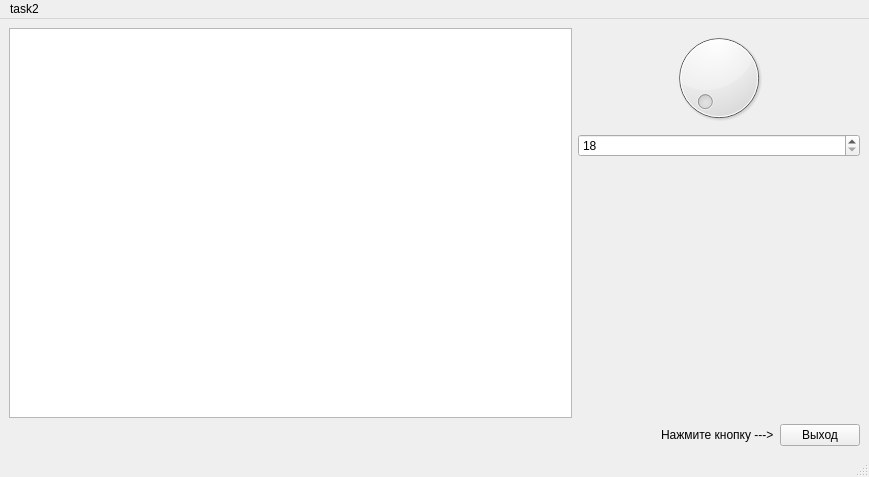
<?xml version="1.0" encoding="UTF-8"?>
<ui version="4.0">
 <class>MainWindow</class>
 <widget class="QMainWindow" name="MainWindow">
  <property name="geometry">
   <rect>
    <x>0</x>
    <y>0</y>
    <width>869</width>
    <height>477</height>
   </rect>
  </property>
  <property name="windowTitle">
   <string>MainWindow</string>
  </property>
  <widget class="QWidget" name="centralwidget">
   <layout class="QGridLayout" name="gridLayout">
    <item row="1" column="0" colspan="3">
     <layout class="QHBoxLayout" name="horizontalLayout">
      <item>
       <spacer name="horizontalSpacer">
        <property name="orientation">
         <enum>Qt::Horizontal</enum>
        </property>
        <property name="sizeHint" stdset="0">
         <size>
          <width>40</width>
          <height>20</height>
         </size>
        </property>
       </spacer>
      </item>
      <item>
       <widget class="QLabel" name="label">
        <property name="text">
         <string>Нажмите кнопку ---&gt;</string>
        </property>
       </widget>
      </item>
      <item>
       <widget class="QPushButton" name="pushButton">
        <property name="text">
         <string>Выход</string>
        </property>
       </widget>
      </item>
     </layout>
    </item>
    <item row="0" column="0" colspan="2">
     <widget class="QTextEdit" name="textEdit"/>
    </item>
    <item row="2" column="0" colspan="3">
     <layout class="QHBoxLayout" name="horizontalLayout_3"/>
    </item>
    <item row="0" column="2">
     <layout class="QVBoxLayout" name="verticalLayout">
      <item>
       <widget class="QDial" name="dial">
        <property name="minimum">
         <number>18</number>
        </property>
       </widget>
      </item>
      <item>
       <widget class="QSpinBox" name="spinBox">
        <property name="minimum">
         <number>18</number>
        </property>
       </widget>
      </item>
      <item>
       <spacer name="verticalSpacer">
        <property name="orientation">
         <enum>Qt::Vertical</enum>
        </property>
        <property name="sizeHint" stdset="0">
         <size>
          <width>20</width>
          <height>40</height>
         </size>
        </property>
       </spacer>
      </item>
     </layout>
    </item>
   </layout>
  </widget>
  <widget class="QMenuBar" name="menubar">
   <property name="geometry">
    <rect>
     <x>0</x>
     <y>0</y>
     <width>869</width>
     <height>22</height>
    </rect>
   </property>
   <widget class="QMenu" name="menutask2">
    <property name="title">
     <string>task2</string>
    </property>
   </widget>
   <addaction name="menutask2"/>
  </widget>
  <widget class="QStatusBar" name="statusbar"/>
 </widget>
 <resources/>
 <connections>
  <connection>
   <sender>dial</sender>
   <signal>valueChanged(int)</signal>
   <receiver>spinBox</receiver>
   <slot>setValue(int)</slot>
   <hints>
    <hint type="sourcelabel">
     <x>482</x>
     <y>93</y>
    </hint>
    <hint type="destinationlabel">
     <x>462</x>
     <y>151</y>
    </hint>
   </hints>
  </connection>
  <connection>
   <sender>spinBox</sender>
   <signal>valueChanged(int)</signal>
   <receiver>dial</receiver>
   <slot>setValue(int)</slot>
   <hints>
    <hint type="sourcelabel">
     <x>431</x>
     <y>157</y>
    </hint>
    <hint type="destinationlabel">
     <x>431</x>
     <y>107</y>
    </hint>
   </hints>
  </connection>
  <connection>
   <sender>spinBox</sender>
   <signal>textChanged(QString)</signal>
   <receiver>textEdit</receiver>
   <slot>append(QString)</slot>
   <hints>
    <hint type="sourcelabel">
     <x>479</x>
     <y>150</y>
    </hint>
    <hint type="destinationlabel">
     <x>403</x>
     <y>143</y>
    </hint>
   </hints>
  </connection>
 </connections>
</ui>
